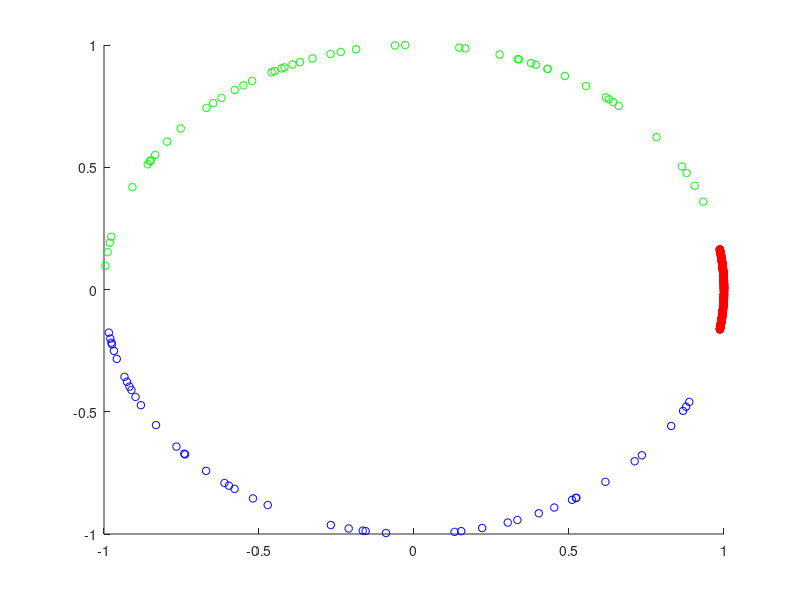

Write the MATLAB code that produced this figure. (Note: this script raises an error after producing the figure.)
clear all; 
close all;
rng(99990);
N = 50000; 
K = 3;    % now only support K=3 
gamma = 0.05;
W = [1,0; cos(pi*30/180), sin(pi*30/180); cos(-pi*30/180), sin(-pi*30/180)];

%%%%%%%%%%% generate samples %%%%%%%%%%%
X = ones(N,2);
X_ext = zeros(N,3);
Y = zeros(N,1); 
for i=1:N
    % pick angle 
    if rand() > 0.2
       clas = 1; 
    else
       clas = 2;
    end
    % pick length
    values = zeros(2,1);
    while (values(1)-values(2) < gamma || norm(X(i,:)) > 1)
       if clas==1
           angle = (30*rand()-15)*pi/180;
       else
           angle = (330*rand()+15)*pi/180;
       end
       len = 1;  % this is for strongly separable
                 % change to rand() when 
                 % generating weakly separable 
       X(i,:) = [len*cos(angle), len*sin(angle)];
       [values, idxs] = sort(W*X(i,:)', 'descend');
    end
    Y(i) = idxs(1);
    resid_norm = 1-norm(X(i,:));
    X_ext(i,1:2) = X(i,:);
    X_ext(i,3) = 1;
    if mod(i,10000)==0
        fprintf('generating %d-th sample\n', i);
    end
end

X_ext = X_ext/sqrt(2);

%%%%% scatter samples %%%%%
plot_idx = 1:100:N;
Nplot = length(plot_idx);
color_param = zeros(Nplot,3);
color_param(:,1) = (Y(plot_idx)==1); 
color_param(:,2) = (Y(plot_idx)==2); 
color_param(:,3) = (Y(plot_idx)==3); 
scatter(X(plot_idx,1), X(plot_idx,2), 30, color_param); 


%%%%%%%%% runs for different algorithms %%%%%%%%%
% (for code simplicity, we only show one run here)
see = randi(100000);
rng(see);
legend_list = {};

% 1. our algorithm with linear kernel
fprintf('--Our Algorithm (linear)--\n')
model_linova = model_init();
model_linova = ova_perceptron_train(X_ext', Y, model_linova);
errTot = model_linova.errTot;
figure(300); plot(plot_idx, errTot(plot_idx), '.-'); hold on;
legend_list = [legend_list, 'Our Algorithm (linear)'];

% 2. Banditron
fprintf('--Banditron--\n')
for g = [0.1, 0.05, 0.005, 0.0005]
   model_ban = model_init();
   model_ban.gamma = g;
   model_ban.n_cla = K;
   model_ban = banditron_multi_train(X_ext', Y, model_ban);
   errTot = model_ban.errTot;  
   figure(300); plot(plot_idx, errTot(plot_idx));
   legend_list = [legend_list, sprintf('Banditron (%0.4f)', g)];
end
 
% 3. our algorithm with rational kernel
fprintf('--Our Algorithm (rational)--\n')
hp.nu = 0.5; 
hp.type = 'rational';
model_ova = model_init(@compute_kernel,hp);
model_ova.n_cla = K; 
model_ova.maxSV = Inf;
model_ova = ova_k_perceptron_train(X_ext',Y, model_ova);
errTot = model_ova.errTot;
figure(300); plot(plot_idx, errTot(plot_idx), '--');
legend_list = [legend_list, 'Our Algorithm (rational kernel)'];

% 4. kernel banditron with rational kernel
fprintf('--Kernel Banditron--\n')
for g = [0.1, 0.05, 0.005, 0.0005]
   hp.nu = 0.5; 
   hp.type = 'rational';
   model_kban = model_init(@compute_kernel, hp);
   model_kban.gamma = g;
   model_kban.n_cla = K;
   model_kban.maxSV = Inf;
   model_kban = k_banditron_multi_train(X_ext', Y, model_kban);
   errTot = model_kban.errTot;  
   figure(300); plot(plot_idx, errTot(plot_idx));
   legend_list = [legend_list, sprintf('Kernel Banditron (%0.4f)', g)];
end

% % 5. SOBA 
fprintf('--SOBA--\n')
for g = [0.1, 0.05, 0.005, 0.0005]
   model_soba = model_init();
   model_soba.gamma = g;
   model_soba.n_cla = K;
   model_soba = soba_diag_multi_train(X_ext', Y, model_soba); 
   errTot = model_soba.errTot;  
   figure(300); plot(plot_idx, errTot(plot_idx));
   legend_list = [legend_list, sprintf('SOBA (%0.4f)', g)];
end

% 6. Newtron
fprintf('--Newtron--\n')
for g = [0.1, 0.05, 0.005, 0.0005]
   model_newt = model_init();
   model_newt.gamma = g;
   model_newt.n_cla = K;
   model_newt = newtron_diag_train(X_ext', Y, model_newt); 
   errTot = model_newt.errTot;  
   figure(300); plot(plot_idx, errTot(plot_idx));
   legend_list = [legend_list, sprintf('Newtron (%0.4f)', g)];
end

% 7. Perceptron (baseline)
fprintf('--Perceptron (baseline)--\n')
model_per = model_init();
model_per = perceptron_multi_train(X_ext', Y, model_per);
errTot = model_per.errTot;  
figure(300); plot(plot_idx, errTot(plot_idx));
legend_list = [legend_list, 'Perceptron'];

legend(legend_list);